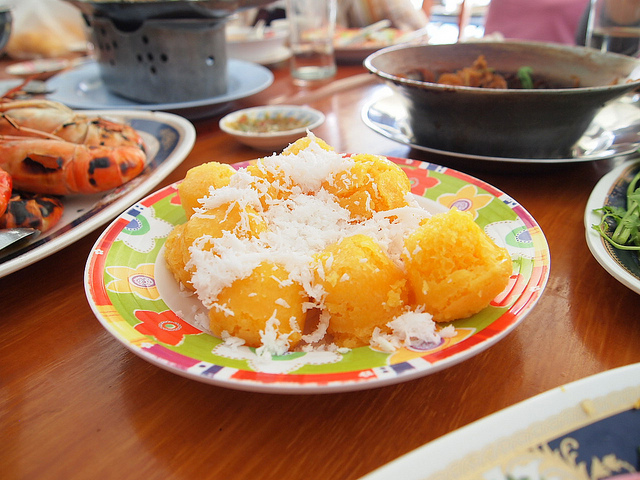
#> input picture chapter_02/datasets/000000003671.jpg, 640 x 480 px
$ python example-2_4.py
#> lines starting #> are read from the running program, lines starting #| are printed output that depends on the picture
#-*-coding:utf-8-*-
# date:2020-03-28
# Author: xiang li
# function: rgb2gray & resize

import cv2 #导入OpenCV数据库
if __name__ == "__main__":
    img = cv2.imread('./datasets/000000003671.jpg')# 读取图片
#> img is the input picture: shape (480, 640, 3); mean B, G, R 92.6, 123.2, 162.5

    print('image shape : ',img.shape)#打印图片尺寸
#| image shape :  (480, 640, 3)
    cv2.imshow('image',img) # 显示图片
    cv2.waitKey(0)# 等待按键按下

    gray = cv2.cvtColor(img,cv2.COLOR_BGR2GRAY)# BGR图像转灰度图像
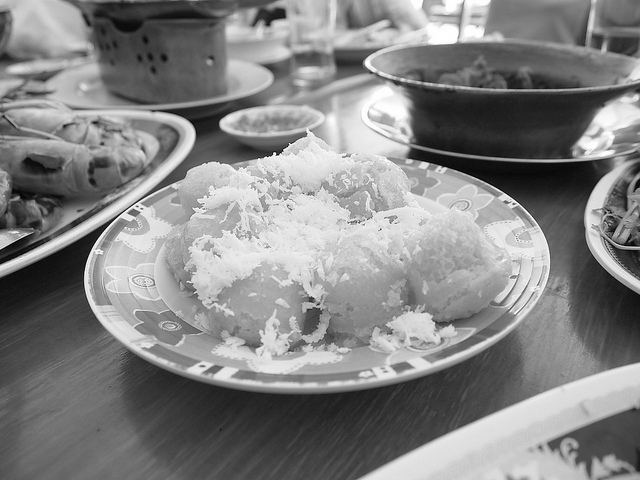
#> gray: shape (480, 640); min 0, max 255, mean 131.5

    cv2.imshow('gray',gray) # 显示图片
    cv2.waitKey(0)# 等待按键按下


    img =cv2.resize(img, (256,256))#图像缩放为256*256尺寸
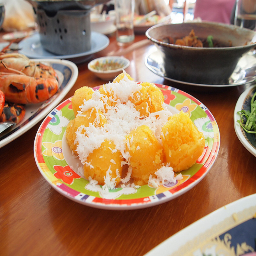
#> img: shape (256, 256, 3); mean B, G, R 92.5, 123.1, 162.4
    print('image shape : ',img.shape)#打印图片尺寸
#| image shape :  (256, 256, 3)
    cv2.imshow('image_resize',img) # 显示图片
    cv2.waitKey(0)# 等待按键按下

    cv2.destroyAllWindows()# 销毁图片显示窗口
